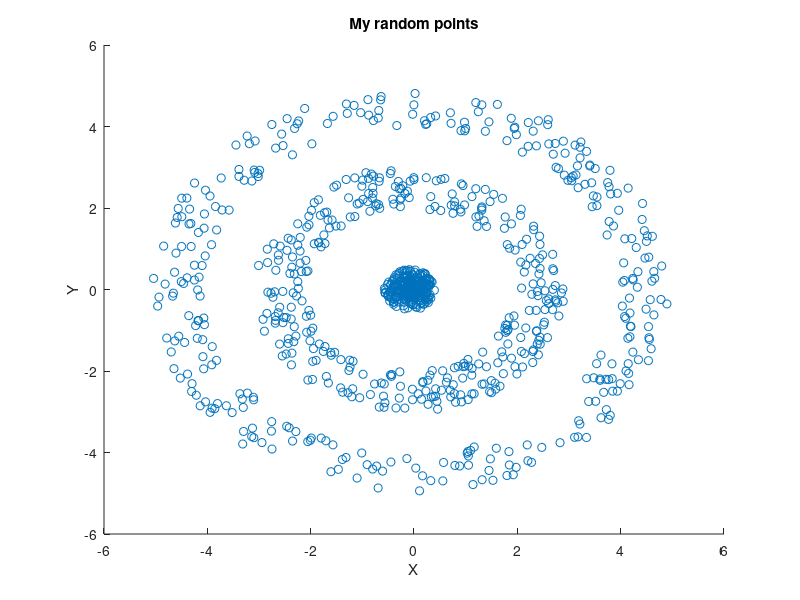

Recreate this plot in MATLAB. (Note: this script raises an error after producing the figure.)
clc; clear;
%%%%%%  k is my kernel function
%%%%%%  x is my data(2-d) and O is my non linear transformation
%%%%%%  Original Data
x = zeros(1000,1);
y = zeros(1000,1);
load ./my_random_points
x = x - sum(x)/1000;
y = y - sum(y)/1000;
figure;
scatter(x,y);
title('My random points');
xlabel('X');
ylabel('Y');
%%%%%%  k(xi,xj) is my dot product of O(xi).O(xj)
%%%%%%  form a n*n matrix K where n is size of data,
%%%%%%  with Kij = k(xi,xj)
n = 1000;
K = zeros(n);
for i=1:n
    for j=1:n
        K(i,j) = kernel([x(i),y(i)]',[x(j),y(j)]');
    end
end
one_mat = ones(size(K));
K = K - one_mat*K - K*one_mat + one_mat*K*one_mat;
%%%%%%  Find ai's by solving eigenvector equation
[U,S,V] = svd(K);
%%%%%%  Normalize them
alpha = zeros(n);
S = S/n;
for i = 1:n
   alpha(:,i) = U(:,i)/sqrt(S(i,i));
end
%%%%%%  find score(i,k); where i represents data and k represents component
for i = 1:n
    for k = 1:n
        score(i,k) = dot(alpha(:,k), K(:,i));
    end
end
figure;
scatter(score(:,1),score(:,2));
xlabel('First Principal Component');
ylabel('Second Principal Component');
title('Second Principal Component vs First Principal Component');
%%%%%%  find 1/di^2 for each eiegen vector
beta = 1;  %%%needs optimization
d_2 = zeros(n);
for i = 1:n
    for k = 1:n
        d_2(i,k) = (K(i,i)-2*score(i,k)*beta+beta*beta)^(-1); 
    end
end
%%%%%%  find sum_d_2_k for each component

sum_d_2 = zeros(n,1);
for i = 1:n
    sum_d_2(i) = sum(d_2(:,i));
end
%%%%%%  find gamma(j) for each test point
gamma = zeros(n,1);
for j = 1:n
    for i = 1:n
        gamma(j) = gamma(j) + score(j,i)*alpha(j,i);
    end
end
%%%%%%  find 1/di^2 for most dominant eiegen vector
  %%%needs optimization
d_22 = zeros(n);
for i = 1:n
    for k = 1:n/2
        beta = k;
        d_22(i,k) = (K(i,i)-2*score(i,1)*beta+beta*beta)^(-1);
        d_22(i,k+n/2) = (K(i,i)-2*score(i,2)*beta+beta*beta)^(-1);
    end
end
%%%%%%  find sum_d_2_k for each beta

sum_d_22 = zeros(n,1);
for i = 1:n
    sum_d_22(i) = sum(d_22(:,i));
end
%%%%%%  find denoised points

%%%%%%  Actually these methods do something else, which I need to understand
%%%%%% Method 1(Failed)
%new_x = zeros(n,1);
%new_y = zeros(n,1);
%for i = 1:n
%    new_x(i) = dot(d_2(:,i),x)/sum_d_2(i);
%    new_y(i) = dot(d_2(:,i),y)/sum_d_2(i);
%end
%figure;
%plot(new_x,new_y);
%%%%%% Method 2
%new_x = zeros(n,1);
%new_y = zeros(n,1);
%for i = 1:n
%   for counter = 1:10
%    tempX = new_x(i); tempY = new_y(i);
%    new_x(i) = 0; new_y(i) = 0; total = 0;
%    for j = 1:n
%        t = kernel([tempX,tempY]',[x(j),y(j)]');
%        new_x(i) = new_x(i) + gamma(j)*t*x(j);
%        new_y(i) = new_y(i) + gamma(j)*t*y(j);
%        total = total + gamma(j)*t;
%    end
%    new_x(i) = new_x(i)/total;
%    new_y(i) = new_y(i)/total;
%   end
%end
%figure;
%scatter(new_x,new_y);
%%%%%%% Method 3
%new_x = zeros(n,1);
%ew_y = zeros(n,1);
%for i = 1:n
%    new_x(i) = dot(d_22(:,i),x)/sum_d_22(i);
%    new_y(i) = dot(d_22(:,i),y)/sum_d_22(i);
%end
%figure;
%scatter(new_x,new_y);
%%%%%%% Method 4
%new_x = U(:,1)'*K';
%new_y = U(:,2)'*K';
%figure;
%scatter(new_x,new_y);
